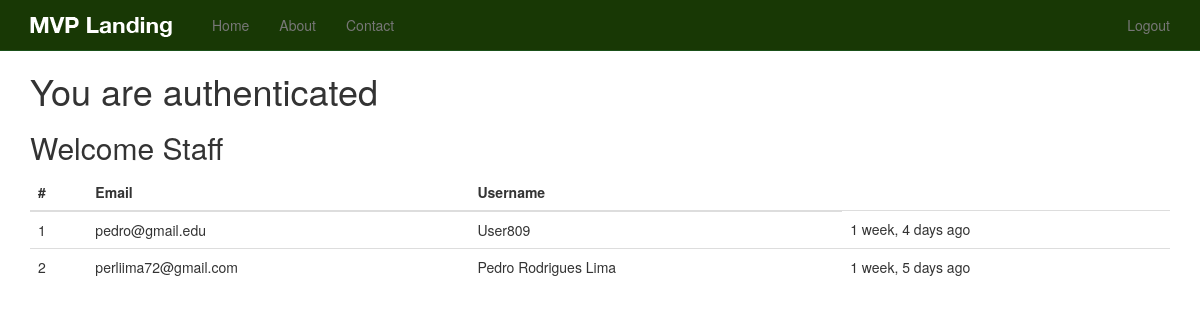
The app's page / (signed in), older data.
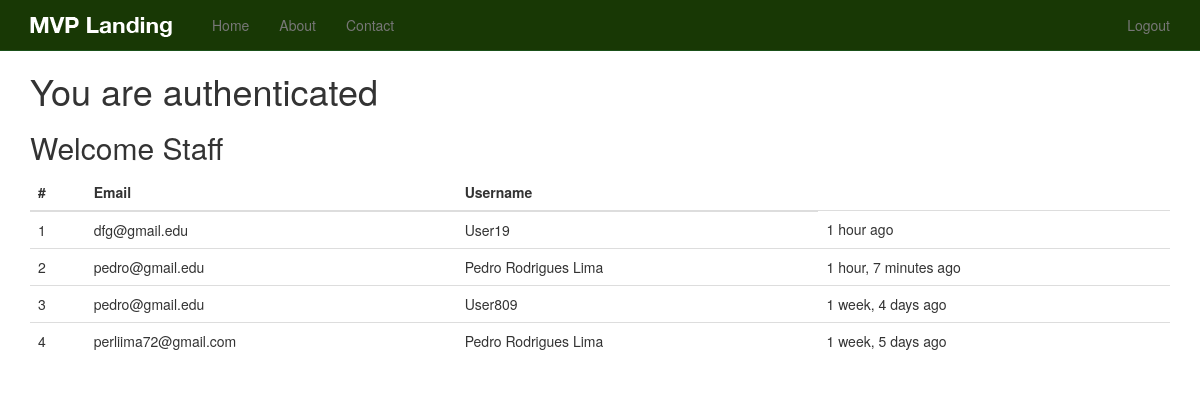
The same page, newer data.
### newsletter/models.py (models this page shows)
class Signup(models.Model):
	full_name = models.CharField(max_length=200, blank=True, null=True)
	email     = models.EmailField(blank=False, null=False)
	timestamp = models.DateTimeField(auto_now=False, auto_now_add=True)
	updated   = models.DateTimeField(auto_now=True, auto_now_add=False)
	def __unicode__(self):
		return self.email

### newsletter/views.py (the view, shortened to what this page needs)
# urls.py: url(r'^$', 'newsletter.views.home', name='home'),
def home(request):
	form = SignupForm(request.POST or None)
	title = 'Sign Up Now'
	context = {
		'title': title,
		'form': form,
	}
	if request.user.is_authenticated() and request.user.is_staff:
		queryset = Signup.objects.all().order_by('-timestamp')
		context= {
			'queryset': queryset,
		}
	return render(request, 'home.html', context)

### templates/home.html (shortened to what this page needs)
{% extends 'base.html' %}
{% load crispy_forms_tags %}
{% load staticfiles %}
{% block content %}
 {% if request.user.is_authenticated %}
 	<h1>You are authenticated</h1>
 	{% if queryset %}
 	  <h2>Welcome Staff</h2>
 	    <table class="table">
 	      <thead>
 	      	<th>#</th>
 	      	<th>Email</th>
 	      	<th>Username</th>
 	      </thead>
 	      <tbody>
 		{% for instance in queryset %}
 			<tr>
 				<td>{{forloop.counter}}</td>
 				<td>{{instance}}</td>
 				<td>{{instance.full_name}}</td>
 				<td>{{instance.timestamp|timesince}} ago</td>
 			</tr>
 		{% endfor %}
 		</tbody>
 		</table>
 	{% endif %}
 {% endif %}
{% endblock %}

### templates/base.html (shortened to what this page needs)
<!DOCTYPE html>
<html lang="en">
  <head>
    {% include 'head-css.html' %}
  </head>
  <body>
      {% include 'nav.html' %}
      <div class ="container">
        {% block content %}{% endblock %}
      </div>
  </body>
</html>

### templates/head-css.html
 {% load staticfiles %}
	<link href="{% static 'css/bootstrap.min.css' %}" rel="stylesheet"/>
	<link href="{% static 'css/navbar-static-top.css' %}" rel="stylesheet"/>
	<link rel="stylesheet" href="https://maxcdn.bootstrapcdn.com/font-awesome/4.6.1/css/font-awesome.min.css">

### templates/nav.html (shortened to what this page needs)
{% load staticfiles %}
<nav class="navbar navbar-default navbar-static-top">
  <div class="container">
    <div class="navbar-header">
      <a class="navbar-brand" href="/"><img src="{% static 'img/mvp_landing_logo.png' %}"/></a>
    </div>
    <div id="navbar" class="navbar-collapse collapse">
      <ul class="nav navbar-nav">
        <!--{% url 'home' as home %}
        {% url 'contact' as contact %}
        {% url 'about' as about %}-->
        <li><a href="{% url 'home' %}">Home</a></li>
        <li><a href="{% url 'about' %}">About</a></li>
        <li><a href="{% url 'contact' %}">Contact</a></li>
      </ul>
      <ul class="nav navbar-nav navbar-right">
        {% if request.user.is_authenticated %}
          <li><a href="{% url 'auth_logout' %}">Logout</a></li>
        {% else %}
          <li><a href="{% url 'registration_register' %}">Register</a></li>
        {% endif %}
      </ul>
    </div>
  </div>
</nav>

### templates/head-js.html (shortened to what this page needs)
{% load staticfiles %}

### static_in_pro/our_static/css/navbar-static-top.css (style rules this page uses)
body { min-height: 1000px; }
.navbar-static-top { margin-bottom: 19px; background-color: #183805; border-color: #1a5019; color: #FFF; }
.navbar-default .navbar-brand { color: #FFF; }

Row changes from the older to the newer data that the page shows:
added Signup: email "dfg@gmail.edu", full_name "User19", timestamp "1 hour"
added Signup: email "pedro@gmail.edu", full_name "Pedro Rodrigues Lima", timestamp "1 hour, 7 minutes"
